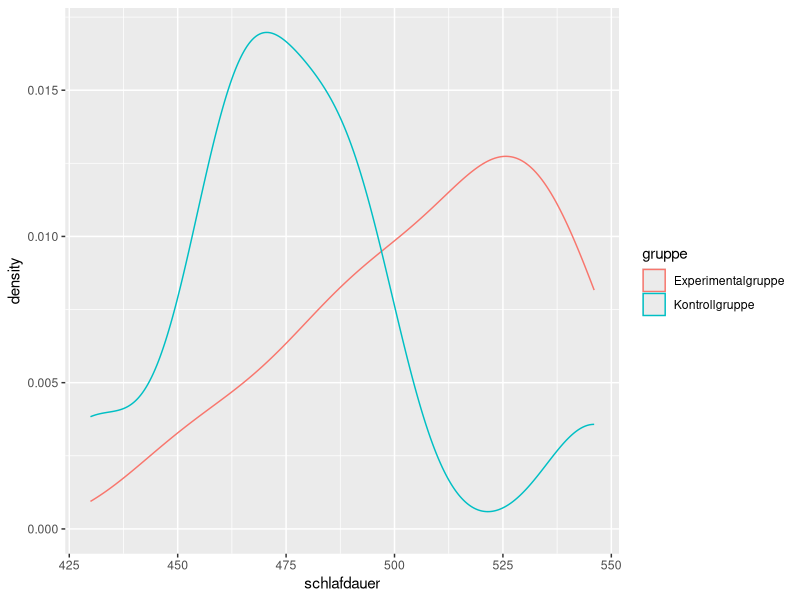

The R source for this figure:
################################################################ #
#######                                              ########### #
#######  Anleitung                                   ########### #
#######                                              ########### #
################################################################ #
# Code markieren
# dann rechts oben "Run" klicken (oder Strg + Enter)

# Aufgabe: 
# 1. Führen Sie das Sktipt von oben bis unten komplett aus und schauen Sie sich die Ergebnisse an.
#    - was sagen uns die Ergebnisse aus dem frequentistischen und 
#    - was die Ergebnisse aus dem Bayes Faktor t-Test?
# 2. probieren Sie beim "Bayes Faktor t-Test" unterschiedliche das Intervalle und Unsicherheiten 
#    der Hypothesen aus:
#    - probieren Sie z.B. eine Hypothese für negative Effekte (-Inf bis 0) oder ein ganz 
#      spezifisches Intervall aus
#    - probieren Sie unterschiedliche Unsicherheiten aus ("medium", "wide", and "ultrawide") 
#      und beobachten Sie die Auswirkungen auf den BF
# 3. Generieren Sie eine andere Stichprobe oder stellen Sie den "wahren Effekt" der Population um und
#    führen Sie die beiden t-Tests nochmals aus.


################################################################ #
#######                                              ########### #
#######  Voraussetzung: Pakete instellieren & laden  ########### #
#######                                              ########### #
################################################################ #
install.packages(c("BayesFactor", "ggplot2"))
library(BayesFactor)
library(ggplot2)

################################################################ #
#######                                              ########### #
#######   Simulation von Daten                       ########### #
#######                                              ########### #
################################################################ #

# mit Mittelwert 480, SD = 30
mittel_diff <- 30        # EINGABE: Ihren gewünschten Mittelwertsunterschied ("wahrer Erffekt") eingeben
stichprobengroesse <- 10 # EINGABE: Ihre gewünschte Stichprobengröße eingeben

# Die Daten werden generiert
ttest_data <- data.frame(schlafdauer = c(rnorm(n = stichprobengroesse,
                                               mean = 480,
                                               sd = 30),
                                         rnorm(n = stichprobengroesse,
                                               mean = 480 + mittel_diff,
                                               sd = 30)),
                         gruppe = as.factor(c(rep("Kontrollgruppe", stichprobengroesse),
                                              rep("Experimentalgruppe", stichprobengroesse))))


# lassen Sie sich die Verteilung der Daten anzeigen
ggplot(ttest_data, aes(x=schlafdauer, group = gruppe, color = gruppe)) +
  geom_density()

################################################################ #
#######                                              ########### #
#######   t-Tests durchführen                        ########### #
#######                                              ########### #
################################################################ #


### frequentistischer t-Test durchführen ######################### #
ttest_erg_f <- t.test(formula = schlafdauer ~ gruppe, 
                      data = ttest_data,
                      var.equal = TRUE,
                      alternative = "greater"
)

# Ergebnisse ausgeben
ttest_erg_f



### Bayes Faktor t-Test durchführen ############################## #
# EINGABE: Ihre Hypothese(n)
hyp_intervall_l <- 0     # EINGABE: Intervall der Verteilungshyp, untere Grenze
hyp_intervall_u <- Inf   # EINGABE: Intervall der Verteilungshyp, obere Grenze
unsicherheit <- "medium" # EINGABE: Unsicherheit: "medium", "wide", and "ultrawide"

# t-Test mit Bayes Faktor berechnen
ttest_erg_bf <- ttestBF(formula = schlafdauer ~ gruppe, 
                        data = ttest_data,
                        nullInterval = c(hyp_intervall_l, 
                                         hyp_intervall_u), # Intervall der Verteilungshyp
                        rscale  = unsicherheit             # Unsicherheit: 
)

# Ergebnisse ausgeben
ttest_erg_bf
